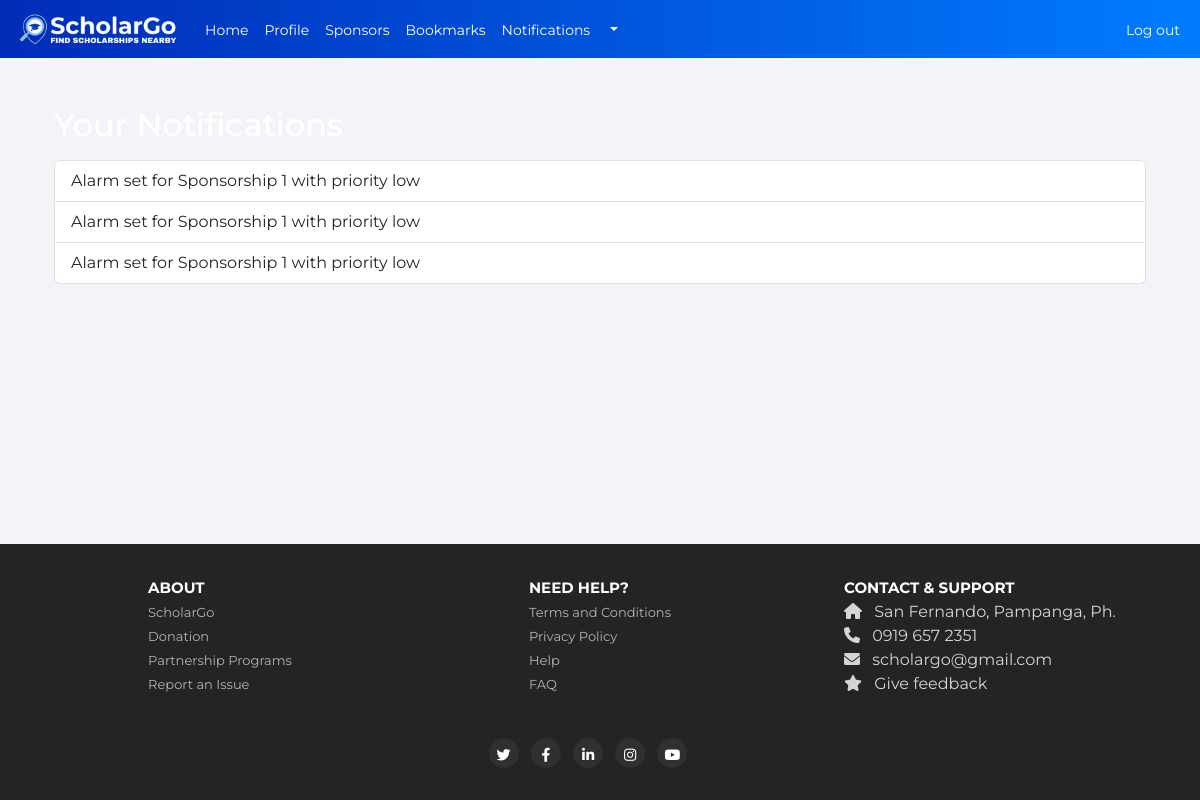
/notifications (signed in), run on the app's committed database.
### website/models.py (models this page shows, shortened)
class Notification(db.Model):
    id = db.Column(db.Integer, primary_key=True)
    user_id = db.Column(db.Integer, db.ForeignKey('user.id'), nullable=False)
    sponsorship_id = db.Column(db.Integer, db.ForeignKey('sponsorship_data.id'), nullable=False)  # Add this line
    message = db.Column(db.String(255), nullable=False)
    is_read = db.Column(db.Boolean, default=False)
    priority = db.Column(db.String(50), nullable=True)
    alarm_date = db.Column(db.DateTime(timezone=True), nullable=True)  # Make alarm_date timezone-aware
    created_at = db.Column(db.DateTime(timezone=True), default=func.now())  # Store in UTC

### website/auth.py (the view)
@auth.route('/notifications')
@login_required
def notifications():
    user_notifications = Notification.query.filter_by(user_id=current_user.id).order_by(Notification.created_at.desc()).all()
    Notification.query.filter_by(user_id=current_user.id, is_read=False).update({'is_read': True})
    unread_count = Notification.query.filter_by(user_id=current_user.id, is_read=False).count()
    db.session.commit()
    return render_template("notifications.html", notifications=user_notifications, unread_count=unread_count, user=current_user)

### website/templates/notifications.html (shortened to what this page needs)
{% extends "base.html" %}
{% block content %}
    <div class="container mt-5">
        <h2>Your Notifications</h2>
        <ul class="list-group mt-3" id="notification-list">
            {% if notifications %}
                {% for notification in notifications %}
                    <li class="list-group-item {% if not notification.is_read %}list-group-item-info{% endif %}">
                        {{ notification.message }}
                    </li>
                {% endfor %}
            {% else %}
                <li class="list-group-item">You have no notifications.</li>
            {% endif %}
        </ul>
    </div>
{% endblock %}

### website/static/css/base.css (style rules this page uses)
body { font-family: 'Montserrat', sans-serif; background-color: #f2f4f7; color: #ffffff; }

### website/static/css/footer.css (style rules this page uses)
html, body { height: 100%; margin: 0; }
body { display: flex; flex-direction: column; }
.container { flex: 1; }

### data on the page
Notification: message "Alarm set for Sponsorship 1 with priority low"
Notification: message "Alarm set for Sponsorship 1 with priority low"
Notification: message "Alarm set for Sponsorship 1 with priority low"
